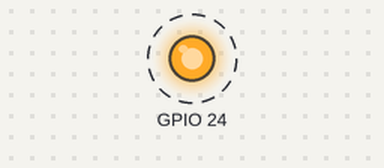
Recording of a program running on a simulated Raspberry Pi (BCM pin numbers). Shown: output pins drawn as LEDs (lit = HIGH). Dashed ring = blinking.

Above: at 0.5 s.
Timing chart, 0 to 4.6 s (numbered marks = the images above):
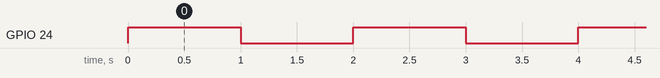

Measured:
- by itself, GPIO 24: alternates HIGH for 1.0 s and LOW for 1.0 s

The program:

webtest.py
```python
import RPi.GPIO as GPIO
import time

GPIO.setwarnings(False)
GPIO.setmode(GPIO.BCM)
GPIO.setup(24, GPIO.OUT)

while True:
    GPIO.output(24, True)
    time.sleep(1)
    GPIO.output(24, False)
    time.sleep(1)


import time
from w1thermsensor import W1ThermSensor
import RPi.GPIO as GPIO
sensor = W1ThermSensor()
GPIO.setwarnings(False)
GPIO.setmode(GPIO.BCM)
GPIO.setup(24, GPIO.OUT)
GPIO.output(24, True)
while True:
    temperature = sensor.get_temperature()
    temp_f = (9 * temperature) / 5 + 32
    print("The temperature is %s Celsius or %s Fahrenheit" % (temperature, temp_f))
    if temperature > 30 :
        GPIO.output(24, False)
    else:
        GPIO.output(24, True)
    time.sleep(1)


from flask import Flask, render_template
from w1thermsensor import W1ThermSensor
import RPi.GPIO as GPIO
import time
app = Flask(__name__)

sensor = W1ThermSensor()
GPIO.setwarnings(False)
GPIO.setmode(GPIO.BCM)


@app.route('/')
def index():
    return render_template('index.html')
@app.route('/test')
def test():
    temperature = sensor.get_temperature()
    return temperature;


if __name__ == '__main__':
    app.run(debug=True, host='0.0.0.0', port=8080)
```
